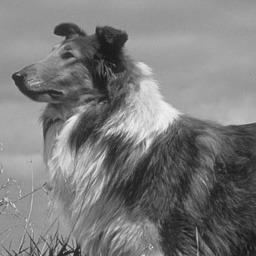
#> input picture cse559/pset/pset1/code/inputs/p6_inp.jpg, 256 x 256 px
$ python prob6.py
#> lines starting #> are read from the running program, lines starting #| are printed output that depends on the picture
## Default modules imported. Import more if you need to.

import numpy as np
from skimage.io import imread, imsave


## Fill out these functions yourself

def im2wv(img,nLev):
    # Placeholder that does nothing

    img_cur = img

    for k in range(nLev):

        img_shape = img_cur.shape
        l = np.zeros(shape=[int(img_shape[0] / 2), int(img_shape[1] / 2)])
        h1 = np.zeros(shape=[int(img_shape[0] / 2), int(img_shape[1] / 2)])
        h2 = np.zeros(shape=[int(img_shape[0] / 2), int(img_shape[1] / 2)])
        h3 = np.zeros(shape=[int(img_shape[0] / 2), int(img_shape[1] / 2)])

        for i in range(0, img_shape[0], 2):
            for j in range(0, img_shape[1], 2):
                a = img_cur[i][j+1]
                b = img_cur[i][j]
                c = img_cur[i+1][j+1]
                d = img_cur[i+1][j]

                l[int(i / 2), int(j / 2)] = (a + b + c + d) / 2
                h1[int(i / 2), int(j / 2)] = (b + d - a - c) / 2
                h2[int(i / 2), int(j / 2)] = (c + d - a - b) / 2
                h3[int(i / 2), int(j / 2)] = (a + d - b - c) / 2

        if k == 0:
            img = [[h1, h2, h3]]
        else:
            img.append([h1, h2, h3])

        img_cur = l

    img.append(l)

    return img


def wv2im(pyr):
    # Placeholder that does nothing
    # m.I * 2
    # matrix([[ 0.5, -0.5, -0.5,  0.5],
    #         [ 0.5,  0.5, -0.5, -0.5],
    #         [ 0.5, -0.5,  0.5, -0.5],
    #         [ 0.5,  0.5,  0.5,  0.5]])
    #
    # 0.5l - 0.5h1 - 0.5h2 + 0.5h3 = a
    # 0.5l + 0.5h1 - 0.5h2 - 0.5h3 = b
    # 0.5l - 0.5h1 + 0.5h2 - 0.5h3 = c
    # 0.5l + 0.5h1 + 0.5h2 + 0.5h3 = d

    nLev = pyr.__len__() - 1

    count = nLev # use to exact data from pyr

    l = pyr[count]
    count -= 1

    [h1, h2, h3] = pyr[count]
    count -= 1

    for k in range(nLev):

        l_shape = l.shape
        img_cur = np.zeros(shape=[l.shape[0] * 2, l.shape[1] * 2])

        for i in range(0, l_shape[0]):
            for j in range(0, l_shape[1]):

                a = 0.5*l[i,j] - 0.5*h1[i,j] - 0.5*h2[i,j] + 0.5*h3[i,j]
                b = 0.5*l[i,j] + 0.5*h1[i,j] - 0.5*h2[i,j] - 0.5*h3[i,j]
                c = 0.5*l[i,j] - 0.5*h1[i,j] + 0.5*h2[i,j] - 0.5*h3[i,j]
                d = 0.5*l[i,j] + 0.5*h1[i,j] + 0.5*h2[i,j] + 0.5*h3[i,j]

                img_cur[i*2,j*2] = b
                img_cur[i*2+1, j*2] = d
                img_cur[i*2, j*2+1] = a
                img_cur[i*2+1, j*2+1] = c

        if k != nLev - 1 :
            l = img_cur
            [h1, h2, h3] = pyr[count]
            count -= 1

    return img_cur


########################## Support code below

from os.path import normpath as fn # Fixes window/linux path conventions
import warnings
warnings.filterwarnings('ignore')


# Utility functions to clip intensities b/w 0 and 1
# Otherwise imsave complains
def clip(im):
    return np.maximum(0.,np.minimum(1.,im))


# Visualize pyramid like in slides
def vis(pyr, lev=0):
    if len(pyr) == 1:
        return pyr[0]/(2**lev)

    sz=pyr[0][0].shape
    sz1 = [sz[0]*2,sz[1]*2]
    img = np.zeros(sz1,dtype=np.float32)

    img[0:sz[0],0:sz[1]] = vis(pyr[1:],lev+1)

    # Just scale / shift gradient images for visualization
    img[sz[0]:,0:sz[1]] = pyr[0][0]*(2**(1-lev))+0.5
    img[0:sz[0],sz[1]:] = pyr[0][1]*(2**(1-lev))+0.5
    img[sz[0]:,sz[1]:] = pyr[0][2]*(2**(1-lev))+0.5

    return img


############# Main Program


img = np.float32(imread(fn('inputs/p6_inp.jpg')))/255.
#> img: shape (256, 256) float32; min 0.0667, max 0.965, mean 0.486

# Visualize pyramids
pyr = im2wv(img,1)
#> after the loop in im2wv, `for k in range(nLev):`:
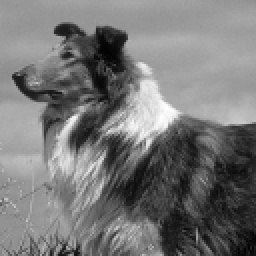
#> l: shape (128, 128) float64 (shown 2 times larger); min 0.184, max 1.86, mean 0.971; drawn with min black and max white
#> pyr = 2 items
imsave(fn('outputs/prob6a_1.jpg'),clip(vis(pyr)))

pyr = im2wv(img,2)
#> call 2 of im2wv, with nLev = 2
#> after the loop in im2wv (call 2), `for k in range(nLev):`:
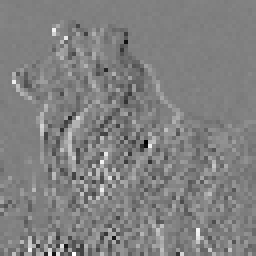
#> h1: shape (64, 64) float64 (shown 4 times larger); min -0.629, max 0.62, mean 0.00245; drawn with min black and max white
#> after the loop in im2wv (call 2), `for k in range(nLev):`:
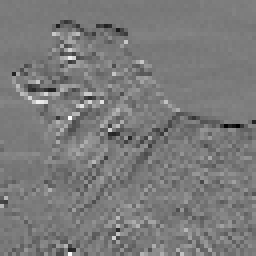
#> h2: shape (64, 64) float64 (shown 4 times larger); min -0.575, max 0.614, mean -0.00276; drawn with min black and max white
#> after the loop in im2wv (call 2), `for k in range(nLev):`:
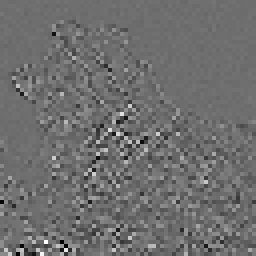
#> h3: shape (64, 64) float64 (shown 4 times larger); min -0.324, max 0.423, mean 6.25e-05; drawn with min black and max white
#> after the loop in im2wv (call 2), `for k in range(nLev):`:
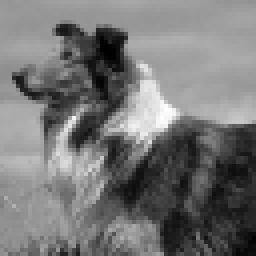
#> l: shape (64, 64) float64 (shown 4 times larger); min 0.428, max 3.68, mean 1.94; drawn with min black and max white
#> pyr = 3 items
imsave(fn('outputs/prob6a_2.jpg'),clip(vis(pyr)))

pyr = im2wv(img,3)
#> pyr = 4 items
imsave(fn('outputs/prob6a_3.jpg'),clip(vis(pyr)))
#> in vis (call 6), `img[sz[0]:,sz[1]:] = pyr[0][2]*(2**(1-lev))+0.5`:
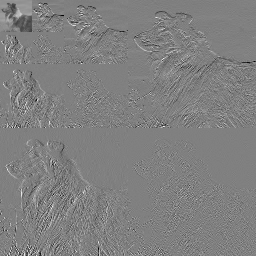
#> img: shape (256, 256) float32; min -0.228, max 1.22, mean 0.5; drawn with min black and max white

# Inverse transform to reconstruct image
im = clip(wv2im(pyr))
#> in wv2im, `nLev = pyr.__len__() - 1`: nLev = 3
#> in wv2im, `count -= 1`: count = 2
#> in wv2im, `count -= 1`: count = 1
#> the loop in wv2im, `for k in range(nLev): ` made 3 passes
#> count on passes 1 to 2: 0, -1
#> after the loop in wv2im, `for k in range(nLev):`: count = -1
imsave(fn('outputs/prob6b.jpg'),im)

# Zero out some levels and reconstruct
for i in range(len(pyr)-1):

    for j in range(3):
        pyr[i][j][...] = 0.

    im = clip(wv2im(pyr))
    imsave(fn('outputs/prob6b_%d.jpg' % i),im)
#> this loop made 3 passes
#> pass 1, `im = clip(wv2im(pyr))`:
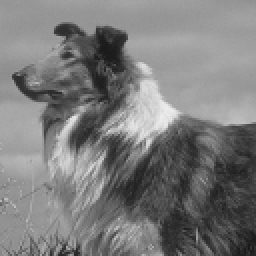
#> im: shape (256, 256) float64; min 0.0922, max 0.929, mean 0.486
